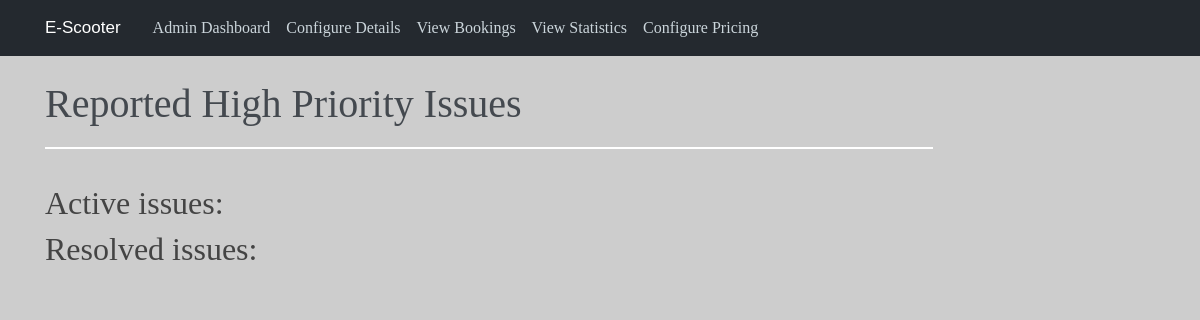
Before: /admin/issues/high_priority with the older database file.
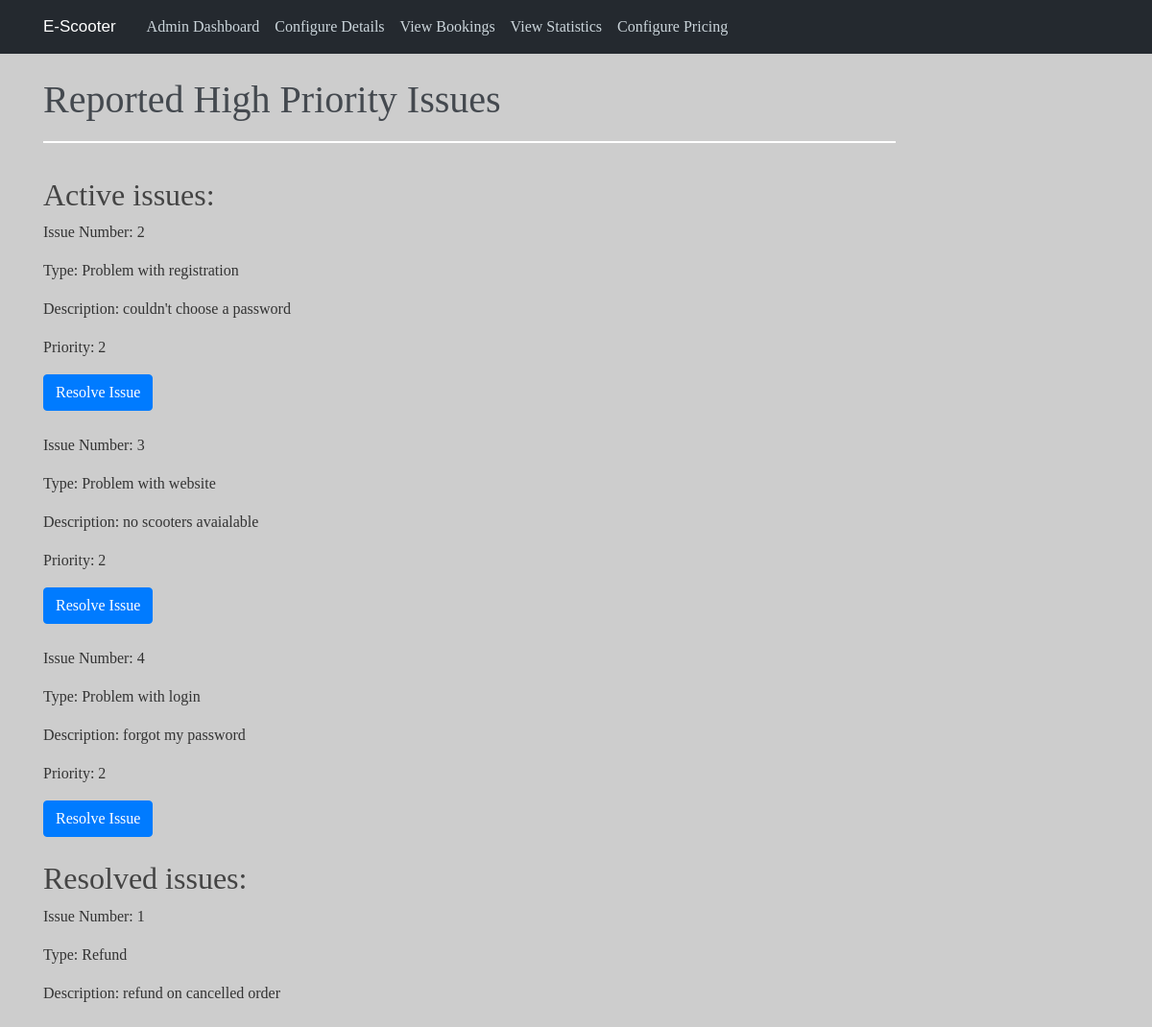
After: the same page with the newer database file.
### app/models.py (models this page shows)
class Report(db.Model):
    __tablename__ = 'reports'
    id = db.Column(db.Integer, primary_key=True)
    resolved = db.Column(db.Boolean, default=False)
    issue = db.Column(db.String(60), nullable=False)
    description = db.Column(db.String(60), nullable=False)
    priority = db.Column(db.Integer, nullable=False, default=3)

### app/views.py (the view)
@app.route("/admin/issues/high_priority")
def high_priority():
    if session.get('admin') == 0:
        return redirect("/dashboard")
    else:
        issues = models.Report.query.order_by(models.Report.priority.asc())
        return render_template("issues.html", issues = issues)

### app/templates/issues.html (shortened to what this page needs)
{% extends "admin_base.html" %}
{% block content %}
<head>
</head>
<body>
    <h1 style="color:rgba(68,73,79,1);">Reported High Priority Issues</h1>
	<svg class="Line_7" viewBox="0 0 1110 2" preserveAspectRatio="none">
			<path id="Line_7" d="M 0 0 L 1110 0">
			</path>
	</svg>
	<br></br>
    {% if not issues %}
        <h2>There are no high priority issues</h2>
    {% else %}
        <h2>Active issues:</h2>
        {% for elem in issues %}
            {%if elem.resolved == False%}
                <p>Issue Number: {{elem.id}}</p>
                <p>Type: {{elem.issue}}</p>
                <p>Description: {{elem.description}}</p>
                <p>Priority: {{elem.priority}}</p>
                <button type= "button" class="btn btn-primary" onclick="window.location.href='/admin/issues/resolve_issue/{{elem.id}}'" style = "color: white">Resolve Issue</button>
                <br> </br>
            {%endif%}
        {% endfor %}
        <h2>Resolved issues:</h2>
            {% for elem in issues %}
                {%if elem.resolved == True%}
                    <p>Issue Number: {{elem.id}}</p>
                    <p>Type: {{elem.issue}}</p>
                    <p>Description: {{elem.description}}</p>
                    <br> </br>
                {%endif%}
            {% endfor %}
    {%endif%}
</body>
{% endblock content %}

### app/templates/admin_base.html (shortened to what this page needs)
<!doctype html>
<link href="//db.onlinewebfonts.com/c/59e7605c0e625de0522a548ac1a15d91?family=Sharp+Sans+No1+Medium+Italic" rel="stylesheet" type="text/css"/>
<html lang="en">
  <head>
    <link rel="stylesheet" href="https://stackpath.bootstrapcdn.com/bootstrap/4.3.1/css/bootstrap.min.css">
    <link rel="stylesheet" type="text/css" href="{{ url_for('static', filename='style.css')}}">
  </head>
    <header class="site-header">
      <nav class="navbar navbar-expand-md navbar-dark bg-steel fixed-top">
        <div class="container">
          <a class="navbar-brand mr-4" href="/dashboard" style="font-family: Sharp Sans No1 Medium Italic, Sans-Serif; font-size: 17px">E-Scooter</a>
          <div class="collapse navbar-collapse" id="navbarToggle">
            <div class="navbar-nav mr-auto" style="font-weight: 300">
              <a class="nav-item nav-link" href="/dashboard">Admin Dashboard</a>
              <a class="nav-item nav-link" href="/admin/configure">Configure Details</a>
              <a class="nav-item nav-link" href="/admin/bookings">View Bookings</a>
              <a class="nav-item nav-link" href="/admin/statistics">View Statistics</a>
			  <a class="nav-item nav-link" href="/admin/pricing">Configure Pricing</a>
            </div>
          </div>
        </div>
      </nav>
    </header>
    <div class = 'container'>
      {% block content %}{% endblock %}
    </div>
  </body>
</html>

### app/static/style.css (style rules this page uses)
body { background: rgba(205,205,205,1); color: #333333; margin-top: 5rem; font-family: halyard-display; }
button.btn { text-align: center; color: red; }
button.btn-primary { text-align: center; color: red; }
button { color: #6d2477; }
h1, h2, h3, h4, h5, h6 { color: #444444; }
.bg-steel { background-color: #24292f; }
.site-header .navbar-nav .nav-link { color: #cbd5db; }
.Line_7 { overflow: visible; position: relative; width: 80%; height: 2px; margin-left: auto; margin-right: auto; transform: matrix(1,0,0,1,0,0); }

Changed rows visible on the page:
added Report: id "2", issue "Problem with registration", description "couldn't choose a password", priority "2", shown under "Active issues:"
added Report: id "3", issue "Problem with website", description "no scooters avaialable", priority "2", shown under "Active issues:"
added Report: id "4", issue "Problem with login", description "forgot my password", priority "2", shown under "Active issues:"
added Report: id "1", issue "Refund", description "refund on cancelled order", shown under "Resolved issues:"
